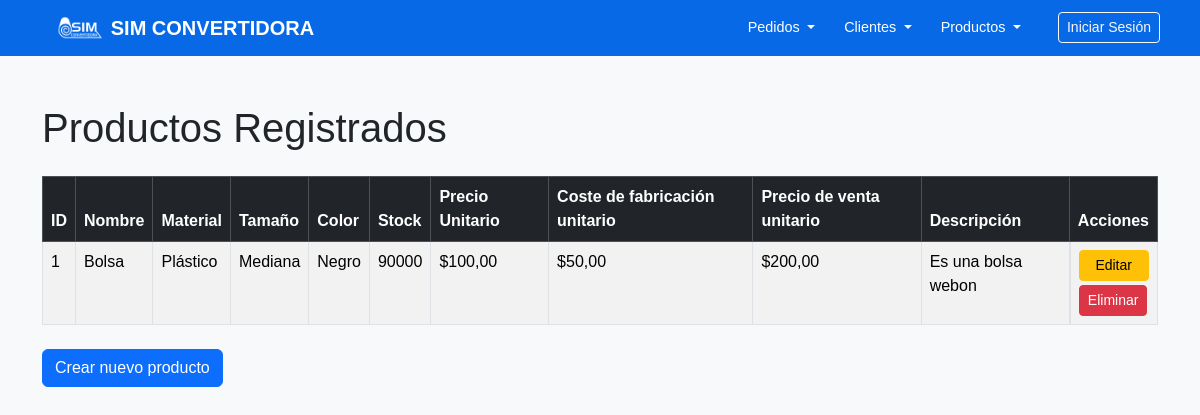
The app's page /productos/consultar/, older data.
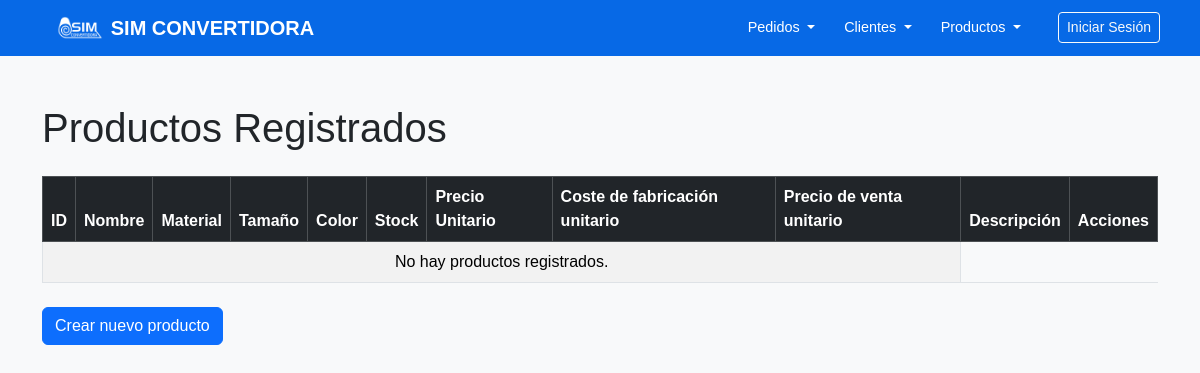
The same page, newer data.
### productos/models.py (models this page shows, shortened)
class Producto(models.Model):
    MATERIAL_CHOICES = [
        ('papel', 'Papel'),
        ('plastico', 'Plástico'),
        ('biodegradable', 'Biodegradable'),
        ('tnt', 'TNT'),
    ]
    TAMAÑO_CHOICES = [
        ('pequeña', 'Pequeña'),
        ('mediana', 'Mediana'),
        ('grande', 'Grande'),
    ]
    COLOR_CHOICES = [
        ('blanco', 'Blanco'),
        ('negro', 'Negro'),
        ('kraft', 'Kraft'),
        ('transparente', 'Transparente'),
    ]
    id_producto = models.AutoField(unique=True, primary_key=True)
    nombre_producto = models.CharField(max_length=100)
    tipo_material = models.CharField(max_length=20, choices=MATERIAL_CHOICES, default='kraft')
    tamaño = models.CharField(max_length=20, choices=TAMAÑO_CHOICES, default='grande')
    color = models.CharField(max_length=20, choices=COLOR_CHOICES, default='blanco')
    descripcion = models.TextField(blank=True)
    stock = models.PositiveIntegerField(default=0)
    precio_unitario = models.DecimalField(max_digits=10, decimal_places=2, default=0.0)
    coste_producción_unitario = models.DecimalField(max_digits=10, decimal_places=2, default=0.0)
    precio_venta_unitario = models.DecimalField(max_digits=10, decimal_places=2, default=0.0)

### productos/views.py (the view)
# urls.py: path('consultar/', consultar_productos, name='consultar_productos'),
def consultar_productos(request):
    productos = Producto.objects.all()
    return render(request, 'productos/consultar_productos.html', {'productos': productos})

### templates/productos/consultar_productos.html (shortened to what this page needs)
<!DOCTYPE html>
<html lang="es">
<head>
</head>
<body>
    <header>{% include 'navegacion/nav.html' %}</header>
    <div class="container mt-5">
    <h1 class="mb-4">Productos Registrados</h1>
    <table class="table table-bordered table-hover table-striped">
        <thead class="table-dark">
            <tr>
                <th>ID</th>
                <th>Nombre</th>
                <th>Material</th>
                <th>Tamaño</th>
                <th>Color</th>
                <th>Stock</th>
                <th>Precio Unitario</th>
                <th>Coste de fabricación unitario</th>
                <th>Precio de venta unitario</th>
                <th>Descripción</th>
                <th>Acciones</th>
            </tr>
        </thead>
        <tbody>
            {% for producto in productos %}
            <tr>
                <td>{{ producto.id_producto }}</td>
                <td>{{ producto.nombre_producto }}</td>
                <td>{{ producto.get_tipo_material_display }}</td>
                <td>{{ producto.get_tamaño_display }}</td>
                <td>{{ producto.get_color_display }}</td>
                <td>{{ producto.stock }}</td>
                <td>${{ producto.precio_unitario }}</td>
                <td>${{ producto.coste_producción_unitario }}</td>
                <td>${{ producto.precio_venta_unitario }}</td>
                <td>{{ producto.descripcion }}</td>
                <td class="d-flex flex-column gap-1">
                    <a href="{% url 'editar_productos' producto.id_producto %}" class="btn btn-sm btn-warning">Editar</a>
                    <form action="{% url 'eliminar_productos' producto.id_producto %}" method="POST">
                        <button type="submit" class="btn btn-sm btn-danger" onclick="return confirm('¿Estás seguro que quieres eliminar este producto?');">Eliminar</button>
                    </form>
                </td>
            </tr>
            {% empty %}
            <tr>
                <td colspan="9" class="text-center">No hay productos registrados.</td>
            </tr>
            {% endfor %}
        </tbody>
    </table>
    <div class="mt-4">
        <a href="{% url 'agregar_productos' %}" class="btn btn-primary">Crear nuevo producto</a>
    </div>
    </div>
</body>
</html>

### templates/navegacion/nav.html (shortened to what this page needs)
{% load static %}
<!DOCTYPE html>
<html lang="es">
<head>
    <link href="https://cdn.jsdelivr.net/npm/bootstrap@5.3.1/dist/css/bootstrap.min.css" rel="stylesheet">
    <link rel="stylesheet" href="https://cdnjs.cloudflare.com/ajax/libs/font-awesome/5.15.4/css/all.min.css">
    <link rel="stylesheet" href="{% static 'css/navbar.css' %}">
</head>
<body>
<nav class="navbar navbar-expand-lg navbar-dark bg-dark">
    <div class="container-fluid px-4">
        <a class="navbar-brand d-flex align-items-center" href="#">
            <img src="{% static 'images/logo sim.png' %}" alt="Logo Sim" height="30" class="me-2">
            <span class="fw-bold">SIM CONVERTIDORA</span>
        </a>
        <div class="collapse navbar-collapse" id="navbarContenido">
            <ul class="navbar-nav ms-auto mb-2 mb-lg-0">
                <li class="nav-item dropdown">
                    <a class="nav-link dropdown-toggle" role="button" data-bs-toggle="dropdown" aria-expanded="false">
                       Pedidos
                    </a>
                </li>
                <li class="nav-item dropdown">
                    <a class="nav-link dropdown-toggle" role="button" data-bs-toggle="dropdown" aria-expanded="false">
                        Clientes
                    </a>
                </li>
                <li class="nav-item dropdown">
                    <a class="nav-link dropdown-toggle" role="button" data-bs-toggle="dropdown" aria-expanded="false">
                        Productos
                    </a>
                </li>
            </ul>
            <div class="d-flex align-items-center ms-3">
                {% if user.is_authenticated %}
                    <span class="text-white me-2 small">{{ user.first_name }} {{ user.last_name }}</span>
                    <form method="POST" action="{% url 'cerrar_sesion' %}" style="display: inline;">
                        {% csrf_token %}
                        <button type="submit" class="btn btn-link text-white p-0 m-0" title="Cerrar sesión" style="border: none; background: none;">
                            <i class="fas fa-sign-out-alt"></i>
                        </button>
                    </form>
                {% else %}
                    <a href="{% url 'iniciar_sesion' %}" class="btn btn-outline-light btn-sm">Iniciar Sesión</a>
                {% endif %}
            </div>
        </div>
    </div>
</nav>
</body>
</html>

### static/css/navbar.css (style rules this page uses)
* { margin: 0; padding: 0; box-sizing: border-box; }
body { background-color: #f8f9fa; font-family: Arial, sans-serif; }
.navbar { background-color: #0769e6 !important; padding: 0.5rem 1rem; }
.nav-item { margin-right: 0.8rem; }
.nav-link { padding: 0.5rem 0.7rem; color: #ffffff !important; font-size: 0.9rem; }
.d-flex.align-items-center { margin-left: 1rem; }
.navbar-brand img { height: 1.5rem; }
.navbar-collapse { background-color: #0769e6 !important; }

Row changes from the older to the newer data that the page shows:
removed Producto: id_producto "1", nombre_producto "Bolsa", tipo_material "Plástico", tamaño "Mediana", color "Negro", stock "90000", precio_unitario "100,00", coste_producción_unitario "50,00", precio_venta_unitario "200,00", descripcion "Es una bolsa webon"
Text that changed along with them:
text now shown: "No hay productos registrados."
